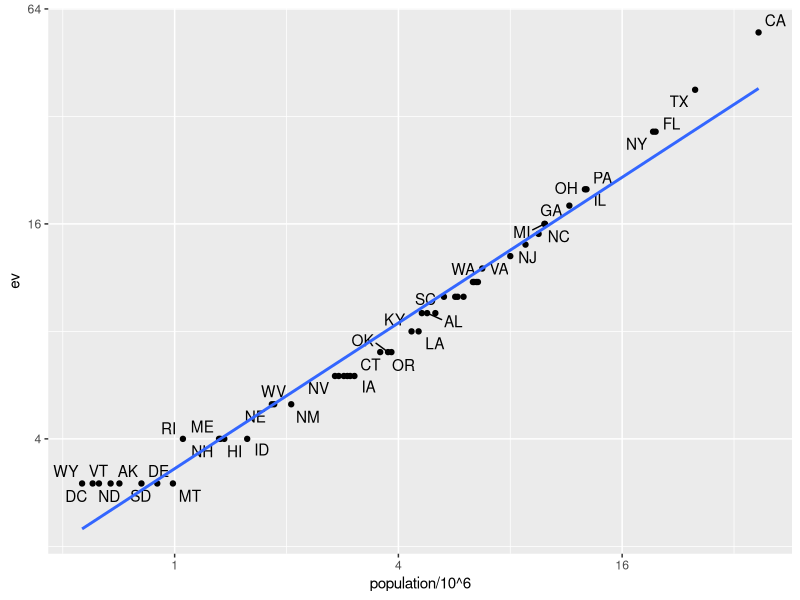

The R script that drew this image: (Note: this script raises an error after producing the figure.)
## ---- chunk 1
img_path <- "wrangling/img"
## ---- chunk 2
library(tidyverse)
library(dslabs)
data(murders)
head(murders)
## ---- chunk 3
data(polls_us_election_2016)
head(results_us_election_2016)
## ---- chunk 4
identical(results_us_election_2016$state, murders$state)
## ---- chunk 5
tab <- left_join(murders, results_us_election_2016, by = "state") |>
  select(-others) |> rename(ev = electoral_votes)
head(tab)
## ---- chunk 6
library(ggrepel)
tab |> ggplot(aes(population/10^6, ev, label = abb)) +
  geom_point() +
  geom_text_repel() +
  scale_x_continuous(trans = "log2") +
  scale_y_continuous(trans = "log2") +
  geom_smooth(method = "lm", se = FALSE)
## ---- chunk 7
tab_1 <- slice(murders, 1:6) |> select(state, population)
tab_1
tab_2 <- results_us_election_2016 |>
  filter(state%in%c("Alabama", "Alaska", "Arizona",
                    "California", "Connecticut", "Delaware")) |>
  select(state, electoral_votes) |> rename(ev = electoral_votes)
tab_2
## ---- chunk 8
left_join(tab_1, tab_2, by = "state")
## ---- chunk 9
tab_1 |> right_join(tab_2, by = "state")
## ---- chunk 10
inner_join(tab_1, tab_2, by = "state")
## ---- chunk 11
full_join(tab_1, tab_2, by = "state")
## ---- chunk 12
semi_join(tab_1, tab_2, by = "state")
## ---- chunk 13
anti_join(tab_1, tab_2, by = "state")
## ---- chunk 14
knitr::include_graphics(file.path(img_path,"joins.png"))
## ---- chunk 15
bind_cols(a = 1:3, b = 4:6)
## ---- chunk 16
tab_1 <- tab[, 1:3]
tab_2 <- tab[, 4:6]
tab_3 <- tab[, 7:8]
new_tab <- bind_cols(tab_1, tab_2, tab_3)
head(new_tab)
## ---- chunk 17
tab_1 <- tab[1:2,]
tab_2 <- tab[3:4,]
bind_rows(tab_1, tab_2)
## ---- chunk 18
intersect(1:10, 6:15)
## ---- chunk 19
intersect(c("a","b","c"), c("b","c","d"))
## ---- chunk 20
tab_1 <- tab[1:5,]
tab_2 <- tab[3:7,]
dplyr::intersect(tab_1, tab_2)
## ---- chunk 21
union(1:10, 6:15)
union(c("a","b","c"), c("b","c","d"))
## ---- chunk 22
tab_1 <- tab[1:5,]
tab_2 <- tab[3:7,]
dplyr::union(tab_1, tab_2)
## ---- chunk 23
setdiff(1:10, 6:15)
setdiff(6:15, 1:10)
## ---- chunk 24
tab_1 <- tab[1:5,]
tab_2 <- tab[3:7,]
dplyr::setdiff(tab_1, tab_2)
## ---- chunk 25
setequal(1:5, 1:6)
## ---- chunk 26
setequal(1:5, 5:1)
## ---- chunk 27
dplyr::setequal(tab_1, tab_2)
